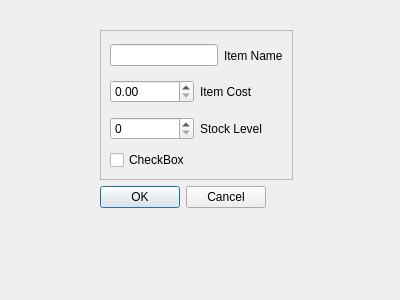
<?xml version="1.0" encoding="UTF-8"?>
<ui version="4.0">
 <class>EditItemDialog</class>
 <widget class="QDialog" name="EditItemDialog">
  <property name="geometry">
   <rect>
    <x>0</x>
    <y>0</y>
    <width>400</width>
    <height>300</height>
   </rect>
  </property>
  <property name="windowTitle">
   <string>Dialog</string>
  </property>
  <widget class="QWidget" name="">
   <property name="geometry">
    <rect>
     <x>100</x>
     <y>30</y>
     <width>284</width>
     <height>178</height>
    </rect>
   </property>
   <layout class="QVBoxLayout" name="verticalLayout_2">
    <item>
     <layout class="QHBoxLayout" name="horizontalLayout_5">
      <item>
       <widget class="QFrame" name="frame">
        <property name="frameShape">
         <enum>QFrame::StyledPanel</enum>
        </property>
        <property name="frameShadow">
         <enum>QFrame::Raised</enum>
        </property>
        <layout class="QVBoxLayout" name="verticalLayout">
         <item>
          <layout class="QHBoxLayout" name="horizontalLayout_2">
           <item>
            <widget class="QLineEdit" name="name"/>
           </item>
           <item>
            <widget class="QLabel" name="label">
             <property name="text">
              <string>Item Name</string>
             </property>
            </widget>
           </item>
          </layout>
         </item>
         <item>
          <layout class="QHBoxLayout" name="horizontalLayout_3">
           <item>
            <widget class="QDoubleSpinBox" name="unitCost"/>
           </item>
           <item>
            <widget class="QLabel" name="label_2">
             <property name="text">
              <string>Item Cost</string>
             </property>
            </widget>
           </item>
          </layout>
         </item>
         <item>
          <layout class="QHBoxLayout" name="horizontalLayout_4">
           <item>
            <widget class="QSpinBox" name="stockLevel"/>
           </item>
           <item>
            <widget class="QLabel" name="label_3">
             <property name="text">
              <string>Stock Level</string>
             </property>
            </widget>
           </item>
          </layout>
         </item>
         <item>
          <widget class="QCheckBox" name="reorder">
           <property name="text">
            <string>CheckBox</string>
           </property>
          </widget>
         </item>
        </layout>
       </widget>
      </item>
      <item>
       <spacer name="horizontalSpacer_2">
        <property name="orientation">
         <enum>Qt::Horizontal</enum>
        </property>
        <property name="sizeHint" stdset="0">
         <size>
          <width>40</width>
          <height>20</height>
         </size>
        </property>
       </spacer>
      </item>
     </layout>
    </item>
    <item>
     <layout class="QHBoxLayout" name="horizontalLayout">
      <item>
       <widget class="QDialogButtonBox" name="buttonBox">
        <property name="orientation">
         <enum>Qt::Horizontal</enum>
        </property>
        <property name="standardButtons">
         <set>QDialogButtonBox::Cancel|QDialogButtonBox::Ok</set>
        </property>
       </widget>
      </item>
      <item>
       <spacer name="horizontalSpacer">
        <property name="orientation">
         <enum>Qt::Horizontal</enum>
        </property>
        <property name="sizeHint" stdset="0">
         <size>
          <width>40</width>
          <height>20</height>
         </size>
        </property>
       </spacer>
      </item>
     </layout>
    </item>
   </layout>
  </widget>
 </widget>
 <resources/>
 <connections>
  <connection>
   <sender>buttonBox</sender>
   <signal>accepted()</signal>
   <receiver>EditItemDialog</receiver>
   <slot>accept()</slot>
   <hints>
    <hint type="sourcelabel">
     <x>248</x>
     <y>254</y>
    </hint>
    <hint type="destinationlabel">
     <x>157</x>
     <y>274</y>
    </hint>
   </hints>
  </connection>
  <connection>
   <sender>buttonBox</sender>
   <signal>rejected()</signal>
   <receiver>EditItemDialog</receiver>
   <slot>reject()</slot>
   <hints>
    <hint type="sourcelabel">
     <x>316</x>
     <y>260</y>
    </hint>
    <hint type="destinationlabel">
     <x>286</x>
     <y>274</y>
    </hint>
   </hints>
  </connection>
 </connections>
</ui>
